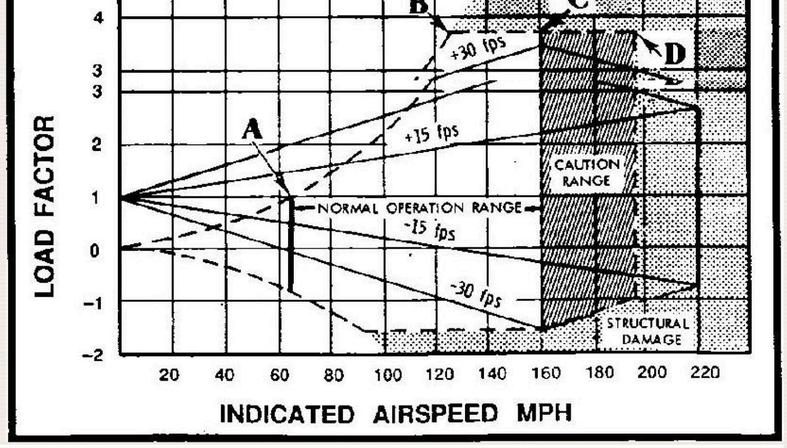
#> input picture img/heli-conversion-q034.png, 787 x 448 px, given in place of heli-conversion-q034.png_p05.png, which was not available
$ python split_bands.py ../img/heli-conversion-q034.png 5
#> lines starting #> are read from the running program, lines starting #| are printed output that depends on the picture; pictures that were not available may be replaced by others from this repository, and a replacement may not be noted
"""Split a rendered page into N horizontal bands so Claude's Read tool
preserves enough resolution to read Hebrew text.

Usage:
    python tools/split_bands.py a 1     # split tools/_pages/a_p01.png into bands
"""
import os, sys
from PIL import Image

ROOT = os.path.dirname(os.path.dirname(os.path.abspath(__file__)))
PAGES = os.path.join(ROOT, "tools", "_pages")
BANDS_DIR = os.path.join(ROOT, "tools", "_bands")
os.makedirs(BANDS_DIR, exist_ok=True)

N_BANDS = 6
OVERLAP = 150  # px of vertical overlap so questions split across the seam stay readable

def split(prefix, page):
#> called with prefix = '../img/heli-conversion-q034.png', page = 5
    src = os.path.join(PAGES, f"{prefix}_p{page:02d}.png")
    img = Image.open(src)
#> img is the input picture: PIL image 787x448 RGBA; mean R, G, B, A 200, 199.9, 199.8, 255
    w, h = img.size
#> w = 787; h = 448
    band_h = h // N_BANDS
#> band_h = 74
    for i in range(N_BANDS):
        top = max(0, i * band_h - (OVERLAP if i > 0 else 0))
        bottom = min(h, (i + 1) * band_h + (OVERLAP if i < N_BANDS - 1 else 0))
        crop = img.crop((0, top, w, bottom))
        # Downscale slightly to keep file size manageable but preserve readability
        out = os.path.join(BANDS_DIR, f"{prefix}_p{page:02d}_b{i+1}.png")
        crop.save(out, optimize=True)
        print(f"  {out} ({crop.size[0]}x{crop.size[1]})")
#> this loop made 6 passes
#> pass 1, in split, `crop = img.crop((0, top, w, bottom))`:
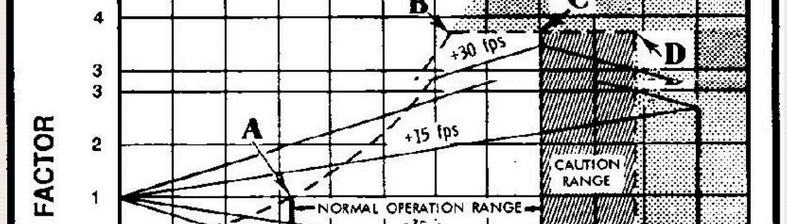
#> crop: PIL image 787x224 RGBA; mean R, G, B, A 196.3, 196.3, 196.2, 255
#> pass 2, in split, `crop = img.crop((0, top, w, bottom))`:
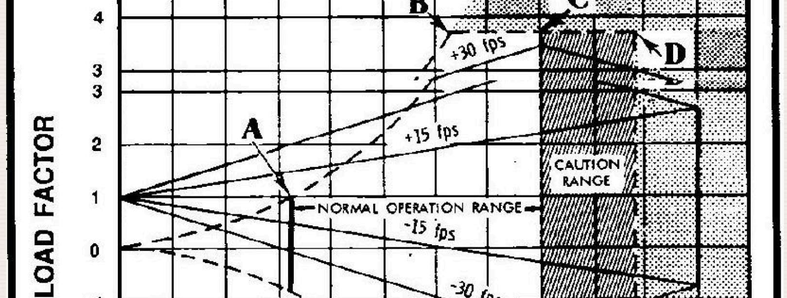
#> crop: PIL image 787x298 RGBA; mean R, G, B, A 196.1, 196.1, 196, 255
#> pass 3, in split, `crop = img.crop((0, top, w, bottom))`:
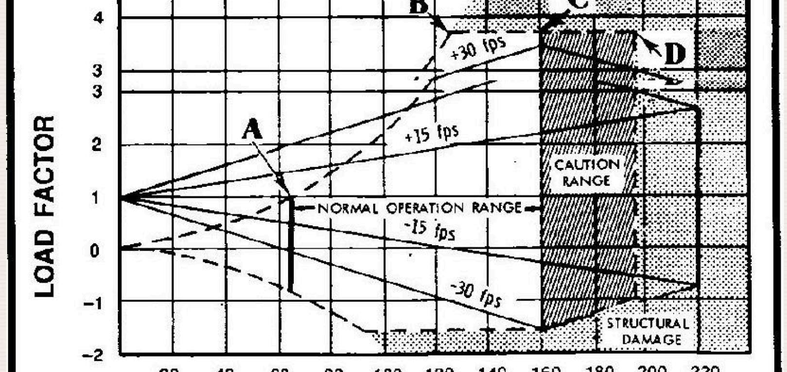
#> crop: PIL image 787x372 RGBA; mean R, G, B, A 198.2, 198.2, 198.1, 255
#> after the loop:
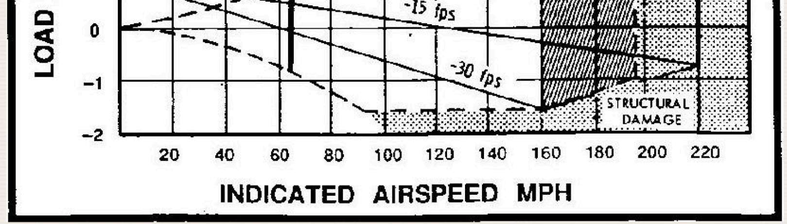
#> crop: PIL image 787x224 RGBA; mean R, G, B, A 202.9, 202.7, 202.6, 255

def main():
    if len(sys.argv) < 3:
        print("Usage: python split_bands.py <a|b> <page-number>")
        sys.exit(1)
    prefix = sys.argv[1]
    page = int(sys.argv[2])
    split(prefix, page)

if __name__ == "__main__":
    main()

$ run again, on img/heli-conversion-q043.png
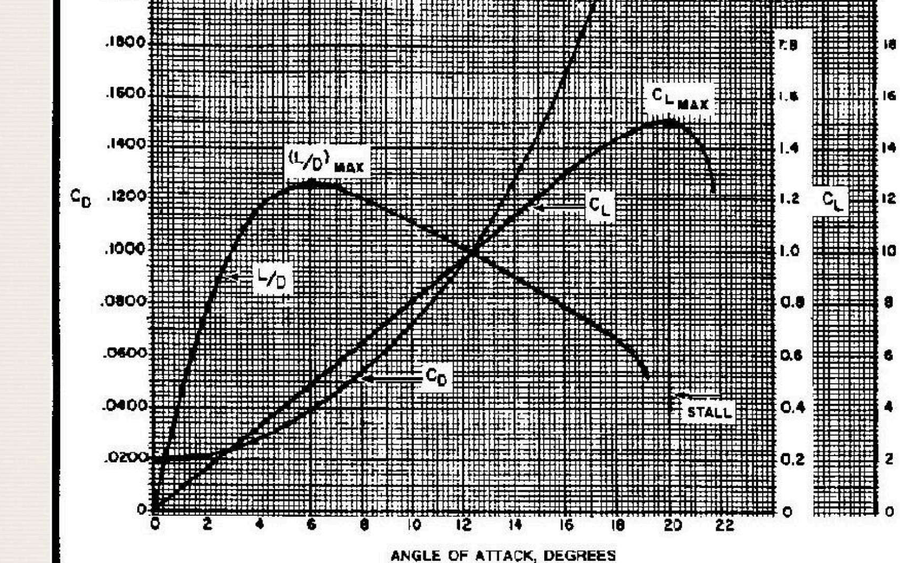
#> input picture img/heli-conversion-q043.png, 900 x 563 px, given in place of heli-conversion-q043.png_p05.png, which was not available
#> in split, img is the input picture: PIL image 900x563 RGB; mean R, G, B 157.4, 157, 156.8
#> the loop in split, `for i in range(N_BANDS):` made 6 passes
#> pass 1, in split, `crop = img.crop((0, top, w, bottom))`:
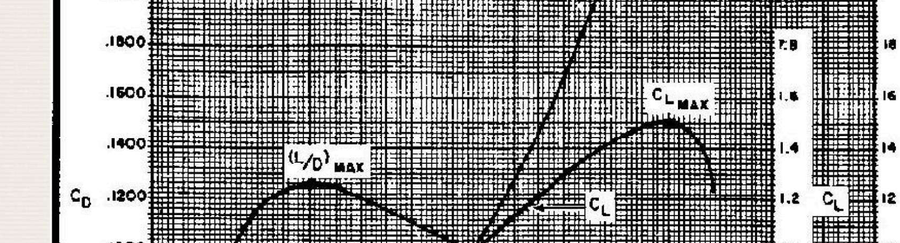
#> crop: PIL image 900x243 RGB; mean R, G, B 152.6, 152.1, 152
#> after the loop in split, `for i in range(N_BANDS):`:
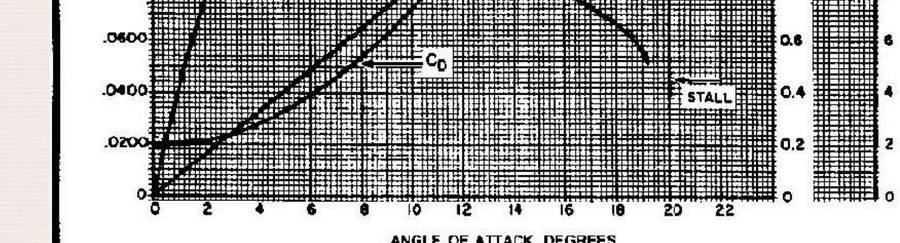
#> crop: PIL image 900x243 RGB; mean R, G, B 164.3, 163.9, 163.7
